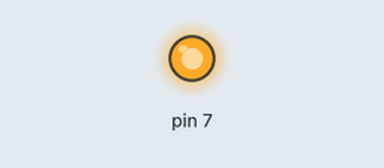
Recording of a sketch running on a simulated Arduino Uno, built with avr-gcc and run on an emulated ATmega328P. On the bench: output pins drawn as LEDs (lit = HIGH).

Above: at 1.5 s.
At 4.5 s:
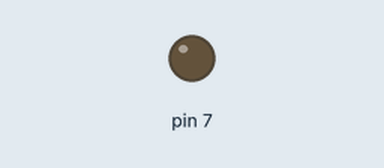
Timing chart, 0 to 7.8 s (numbered marks = the images above):
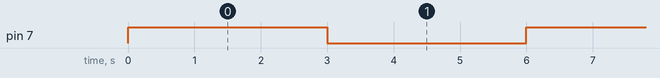

Measured:
- by itself, pin 7: alternates HIGH for 3.0 s and LOW for 3.0 s

The sketch:

Blink.ino
```cpp
void setup() {

  pinMode(7, OUTPUT);
}

void loop() {
  digitalWrite(7, HIGH);
  delay(3000);
  digitalWrite(7, LOW);
  delay(3000);
}
```
